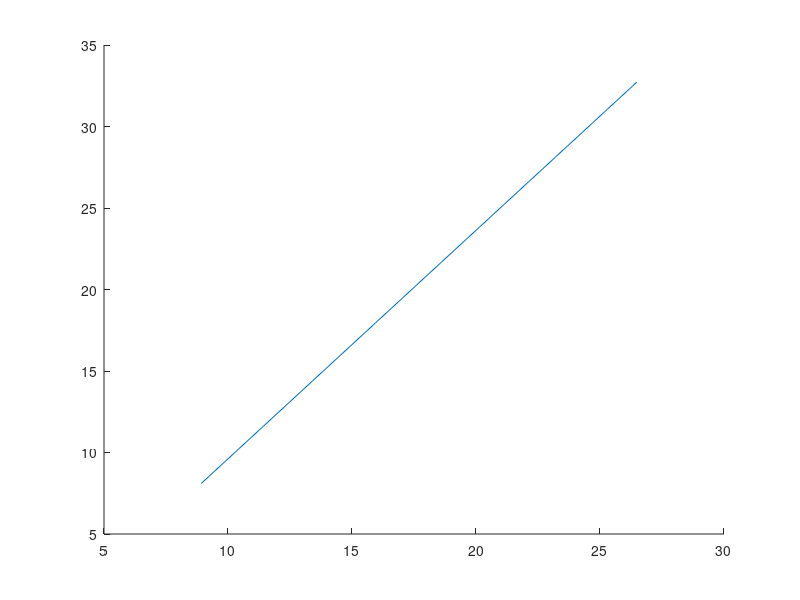

MATLAB code to generate this figure: (Note: this script raises an error after producing the figure.)
% Initial code to visualise .ply file and extract water surface elevation
% at the far (left) bank code producedby Dr Seb Pitman.
% Edit the input variables below to match the locations of the data on your
% PC. Data variables described can be accessed/downloaded from:
% 10.25405/data.ncl.23501091. % This script will generate Figure 6.

clear all; close all; clc

data_in = 'Y:\livox\livox_processed\'; % directory containing the processed lvx data downloaded from: https://www.dropbox.com/sh/0x3zrgdzbtncjed/AACWkr69x_NbNSZW8kF75FBka?dl=0 This folder should consist of 3048 files.
data_out = 'C:\_git_local\livox-data\Fig6\'; % location where .mat outputs should be saved to

addpath(data_in)
lst = dir( fullfile( data_in,  ['*MERGED.ply'] )  );

plotFlag=1; % 0 to avoid plots, 1 to plot

% Construct some profile lines
angles = linspace(0.025, 0.5*pi, 25);
radius = 5;
CenterX = 5;
CenterY = 5;
x1 = radius * cos(angles) + CenterX;
y1 = radius * sin(angles) + CenterY;


angles = linspace(0.25*pi, 0.55*pi, 25);
radius = 30;
CenterX = 15;
CenterY = 5;
x2 = radius * cos(angles) + CenterX;
y2 = radius * sin(angles) + CenterY;


% Visualise cloud
if plotFlag==1
    figure('Position',[1 41 1920 963])
    %subplot(2,1,1)
    hold on
else
end

for i=1:length(x1)
    if plotFlag==1 && i > 10 % only plot those that are used in the calcs
        l1 = line([x1(i) x2(i)],[y1(i) y2(i)]);
        l1.Color = [216,179,101]./255;
        l1.LineWidth = 2;
    else
    end
    if i > 10
        lines(i).x=linspace(x1(i),x2(i),200);
        lines(i).y=linspace(y1(i),y2(i),200);
        if plotFlag==2
            scatter3(lines(i).x,lines(i).y,20,'r.')
        end
    else
    end

    if ismember(i,[6,9,12])
        lines(i).x=linspace(x1(i),x2(i),200);
        lines(i).y=linspace(y1(i),y2(i),200);
        if plotFlag==2
            scatter3(lines(i).x,lines(i).y,20,'w.')
        end
    else
    end

end


channel=[5 25;12 23; 17 22;35 17];
if plotFlag==2
    plot3(channel(:,1),channel(:,2),repmat(20,length(channel)))
else
end


for K=1:length(lst)


    % For one test file, initially:
    path=[lst(K).folder '\' lst(K).name];
    disp(['Processing ' num2str(K) ' of ' num2str(length(lst))])

    % Load the file
    ptCloud        = pcread(path);

    % Crop to 50 x 50 m square
    indices = findPointsInROI(ptCloud,[0 50;0 50; -10 10]);
    xyz=ptCloud.Location(indices,:);
    ptCloud=pointCloud(xyz);

    if plotFlag==1

        cd = viridis(256);
        interpIn = linspace(min(ptCloud.Location(:,3),[],'omitnan'),3.00,length(cd));
        cd = interp1(interpIn,cd,ptCloud.Location(:,3)); % map color to hgt values
        pcshow(ptCloud.Location, cd)
        set(gca,'color','w');
        set(gcf,'color','w');
        set(gca, 'XColor', [0.15 0.15 0.15], 'YColor', [0.15 0.15 0.15], 'ZColor', [0.15 0.15 0.15])
        %colorbar
        %view(0,90);
        view(40,20)
    end

    %% Find measurement locations

    for i=11:length(lines)

        [lines(i).xi,lines(i).yi] = polyxpoly(lines(i).x,lines(i).y,channel(:,1),channel(:,2)) ; % Find initial search point
        D=pdist2([lines(i).x' lines(i).y'],[lines(i).xi lines(i).yi]);
        [~,lines(i).loc]=min(D);

        D=pdist2(ptCloud.Location(:,1:2),[lines(i).x' lines(i).y']); % Find distance of all points in the point cloud relative to the profile line points
        closePoints = D < 0.05; % Only count those points within 0.05 m
        closePoints=double(closePoints);
        closePoints=sum(closePoints,1);

        lines(i).binCount=closePoints; % Create a density profile along the line


        idx_bank=lines(i).binCount(lines(i).loc:end)>50;
        idx = find(idx_bank);
        lines(i).idx_bank=idx(1)+lines(i).loc;

        TF1 = islocalmin(fliplr(lines(i).binCount(1:lines(i).idx_bank)),'FlatSelection','first'); % Look for where the signal bottoms out at zero, working back from the initial search location
        TF2=fliplr(lines(i).binCount(1:lines(i).idx_bank));
        for j=1:length(TF1)
            if TF1(j)==1 & TF2(j)==0 % If the signal has bottomed out, and the count has dropped to zero, record this location
                TF3(j)=1;
            else
                TF3(j)=0;
            end
        end

        [d dd]=find(TF3);
        lines(i).locMin=lines(i).idx_bank-dd(1)-1; % If the signal has bottomed out, and the count has dropped to zero, record this location

        if plotFlag==1
            scat1 = scatter(lines(i).x(lines(i).locMin),lines(i).y(lines(i).locMin),'yo','filled');
            scat1.SizeData = 70;
        else
        end
        queryPts(i,1:2) = [lines(i).x(lines(i).locMin),lines(i).y(lines(i).locMin)];
        DATA(1).point_nbr(i)           = sum(lines(1,i).binCount); % collate the number of points present

    end

    distances = pdist2(ptCloud.Location(:,1:2),queryPts); % Find all points to be counted in water calculation

    closePoints = distances < 0.5;
    closePoints=double(closePoints);
    cpall=sum(closePoints,2);
    [M,I]=find(cpall>0);
    if plotFlag==1
        hold on
        scat2 = scatter(ptCloud.Location(M,1),ptCloud.Location(M,2),'r*');
        ylim([0 35])
        xlim([0 25])
    else
    end

    lowestElevation=ptCloud.Location(M,3);

    P5=prctile(ptCloud.Location(M,3),5);
    P10=prctile(ptCloud.Location(M,3),10);
   
    if plotFlag==1
        %backgroundColor = [10./255, 102./255,151./255]; % same as cloudcompare
        %set(gca,'Color',backgroundColor);
        %set(gcf,'Color',backgroundColor);
        %axis off
        f=gcf;
        exportgraphics(f,[lst(K).name(1:16) '_v2.png'],'Resolution',300)
    else
    end

    DATA(1).lines           = path;
    DATA(1).elevations      = ptCloud.Location(M,3);
    DATA(1).tenthPrctile    = P10;
    DATA(1).fifthPrctile    = P5;

    eval(['save ' data_out 'GaugingData_' lst(K).name(1:19) '.mat DATA K'])
  
end




